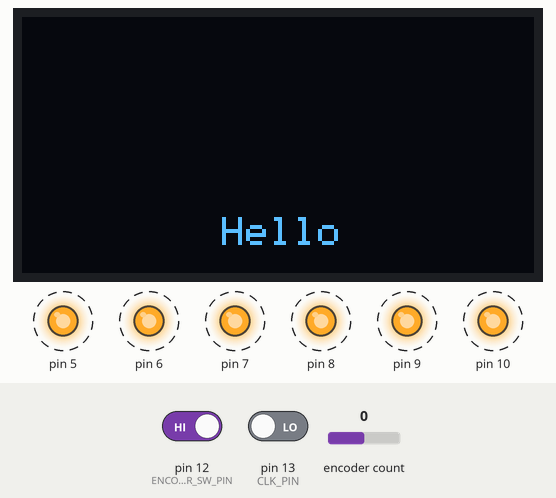
A sketch run on a simulated Arduino Uno, built with avr-gcc and run on an emulated ATmega328P. Parts: 128×64 one-colour display, output pins drawn as LEDs (lit = HIGH). Dashed ring = blinking. Inputs (shaded band) come from the test bench; at power-on: encoder count 0, pin 12 (ENCODER_SW_PIN) HIGH, pin 13 (CLK_PIN) LOW. What the sketch prints to the serial monitor is not drawn.

Above: at 1.2 s.
1.3 s: encoder count set to -1
3.0 s: pin 12 (ENCODER_SW_PIN) driven LOW
5.5 s: pin 13 (CLK_PIN) driven HIGH
Timing chart, 0 to 13.0 s (numbered marks = the images above; inputs shaded):
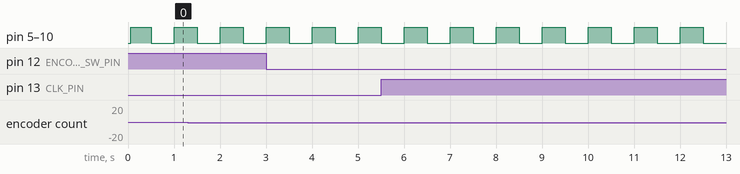

Measured:
- by itself, pin 5–10: alternates HIGH for 0.50 s and LOW for 0.50 s

The sketch:

test_circuit.ino
```cpp
//Encoder setting
#define  ENCODER_OPTIMIZE_INTERRUPTS //countermeasure of encoder noise
#include <Encoder.h>

//Oled setting
#include<Wire.h>
#include<Adafruit_GFX.h>
#include<Adafruit_SSD1306.h>
#include <digitalWriteFast.h>

#define OLED_ADDRESS 0x3C
#define SCREEN_WIDTH 128
#define SCREEN_HEIGHT 64

#define ENCODER_PIN1 2
#define ENCODER_PIN2  3
#define ENCODER_SW_PIN 12
#define CLK_PIN 13
#define ENCODER_COUNT_PER_ROTATION 4

#define OUT_CH1 5
#define OUT_CH2 6
#define OUT_CH3 7
#define OUT_CH4 8
#define OUT_CH5 9
#define OUT_CH6 10

Adafruit_SSD1306 display(SCREEN_WIDTH, SCREEN_HEIGHT, &Wire, -1);

//rotery encoder
Encoder myEnc(ENCODER_PIN1, ENCODER_PIN2);//use 3pin 2pin
int oldPosition  = -999;
int newPosition = -999;
int i = 0;

//push button
bool sw = 0;//push button
bool old_sw;//countermeasure of sw chattering
unsigned long sw_timer = 0;//countermeasure of sw chattering

bool disp_reflesh = 1;//0=not reflesh display , 1= reflesh display , countermeasure of display reflesh bussy
int clk_val = 0;

void setup() {
 // OLED setting
 display.begin(SSD1306_SWITCHCAPVCC, 0x3C);
 display.setTextSize(1);
 display.setTextColor(WHITE);
 display.clearDisplay();
 display.setCursor(50, 50);
 display.print("Hello");
 display.display();
 //pin mode setting
 pinMode(ENCODER_SW_PIN, INPUT_PULLUP); //BUTTON
 pinModeFast(CLK_PIN, INPUT);
 pinModeFast(OUT_CH1, OUTPUT); //CH1
 pinModeFast(OUT_CH2, OUTPUT); //CH2
 pinModeFast(OUT_CH3, OUTPUT); //CH3
 pinModeFast(OUT_CH4, OUTPUT); //CH4
 pinModeFast(OUT_CH5, OUTPUT); //CH5
 pinModeFast(OUT_CH6, OUTPUT); //CH6
 Serial.begin(115200);
}


void loop() {
 oldPosition = newPosition;
 //-----------------Rotery encoder read----------------------
 newPosition = myEnc.read()/ENCODER_COUNT_PER_ROTATION;

 if ( newPosition   < oldPosition ) {//turn left
   Serial.println("left");
   oldPosition = newPosition;
 }
 if (digitalReadFast(CLK_PIN)!= clk_val){
  clk_val = digitalReadFast(CLK_PIN);
  Serial.println("CLOCK");
 }

 else if ( newPosition    > oldPosition ) {//turn right
   Serial.println("right");
 }
 sw = 1;
 if ((digitalRead(ENCODER_SW_PIN) == 0 ) && ( sw_timer + 300 <= millis() )) {
   sw_timer = millis();
   Serial.println("click");
   sw = 0;
 }
 if(millis()%1000 < 500){
  digitalWriteFast(OUT_CH1,HIGH);
  digitalWriteFast(OUT_CH2,HIGH);
  digitalWriteFast(OUT_CH3,HIGH);
  digitalWriteFast(OUT_CH4,HIGH);
  digitalWriteFast(OUT_CH5,HIGH);
  digitalWriteFast(OUT_CH6,HIGH);
 }
 else{
  digitalWriteFast(OUT_CH1,LOW);
  digitalWriteFast(OUT_CH2,LOW);
  digitalWriteFast(OUT_CH3,LOW);
  digitalWriteFast(OUT_CH4,LOW);
  digitalWriteFast(OUT_CH5,LOW);
  digitalWriteFast(OUT_CH6,LOW);
 }
}
```
